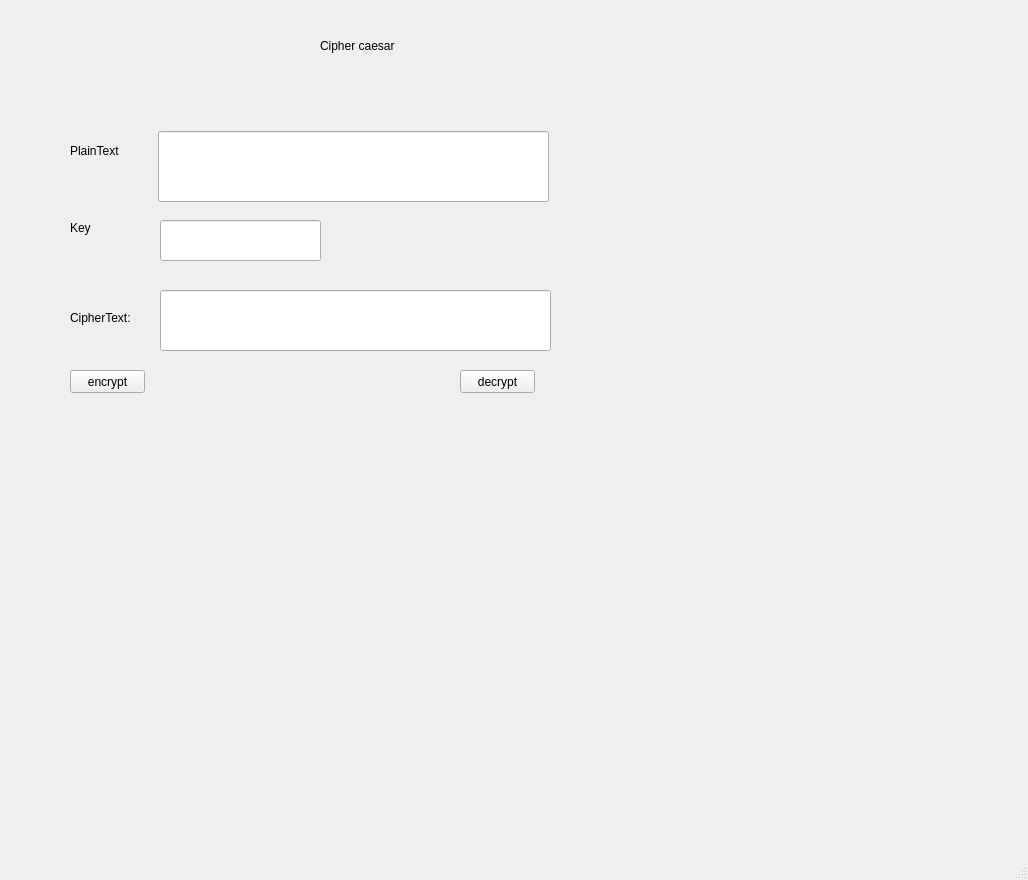
<?xml version="1.0" encoding="UTF-8"?>
<ui version="4.0">
 <class>MainWindow</class>
 <widget class="QMainWindow" name="MainWindow">
  <property name="geometry">
   <rect>
    <x>0</x>
    <y>0</y>
    <width>1028</width>
    <height>880</height>
   </rect>
  </property>
  <property name="windowTitle">
   <string>MainWindow</string>
  </property>
  <widget class="QWidget" name="centralwidget">
   <widget class="QLabel" name="label">
    <property name="geometry">
     <rect>
      <x>70</x>
      <y>140</y>
      <width>51</width>
      <height>21</height>
     </rect>
    </property>
    <property name="minimumSize">
     <size>
      <width>0</width>
      <height>21</height>
     </size>
    </property>
    <property name="maximumSize">
     <size>
      <width>16777215</width>
      <height>21</height>
     </size>
    </property>
    <property name="text">
     <string>PlainText :</string>
    </property>
   </widget>
   <widget class="QLabel" name="label_2">
    <property name="geometry">
     <rect>
      <x>70</x>
      <y>220</y>
      <width>25</width>
      <height>16</height>
     </rect>
    </property>
    <property name="text">
     <string>Key :</string>
    </property>
   </widget>
   <widget class="QLineEdit" name="txtplain">
    <property name="geometry">
     <rect>
      <x>158</x>
      <y>131</y>
      <width>391</width>
      <height>71</height>
     </rect>
    </property>
    <property name="text">
     <string/>
    </property>
   </widget>
   <widget class="QLineEdit" name="txtkey">
    <property name="geometry">
     <rect>
      <x>160</x>
      <y>220</y>
      <width>161</width>
      <height>41</height>
     </rect>
    </property>
    <property name="text">
     <string/>
    </property>
   </widget>
   <widget class="QPushButton" name="bntencrypt">
    <property name="geometry">
     <rect>
      <x>70</x>
      <y>370</y>
      <width>75</width>
      <height>23</height>
     </rect>
    </property>
    <property name="text">
     <string>encrypt</string>
    </property>
   </widget>
   <widget class="QPushButton" name="bntdecrypt">
    <property name="geometry">
     <rect>
      <x>460</x>
      <y>370</y>
      <width>75</width>
      <height>23</height>
     </rect>
    </property>
    <property name="text">
     <string>decrypt</string>
    </property>
   </widget>
   <widget class="QLabel" name="label_3">
    <property name="geometry">
     <rect>
      <x>70</x>
      <y>310</y>
      <width>71</width>
      <height>16</height>
     </rect>
    </property>
    <property name="text">
     <string>CipherText:</string>
    </property>
   </widget>
   <widget class="QLineEdit" name="txtcipher">
    <property name="geometry">
     <rect>
      <x>160</x>
      <y>290</y>
      <width>391</width>
      <height>61</height>
     </rect>
    </property>
   </widget>
   <widget class="QLabel" name="label_4">
    <property name="geometry">
     <rect>
      <x>320</x>
      <y>20</y>
      <width>81</width>
      <height>51</height>
     </rect>
    </property>
    <property name="text">
     <string>Cipher caesar</string>
    </property>
   </widget>
  </widget>
  <widget class="QMenuBar" name="menubar">
   <property name="geometry">
    <rect>
     <x>0</x>
     <y>0</y>
     <width>1028</width>
     <height>21</height>
    </rect>
   </property>
  </widget>
  <widget class="QStatusBar" name="statusbar"/>
 </widget>
 <resources/>
 <connections/>
</ui>
